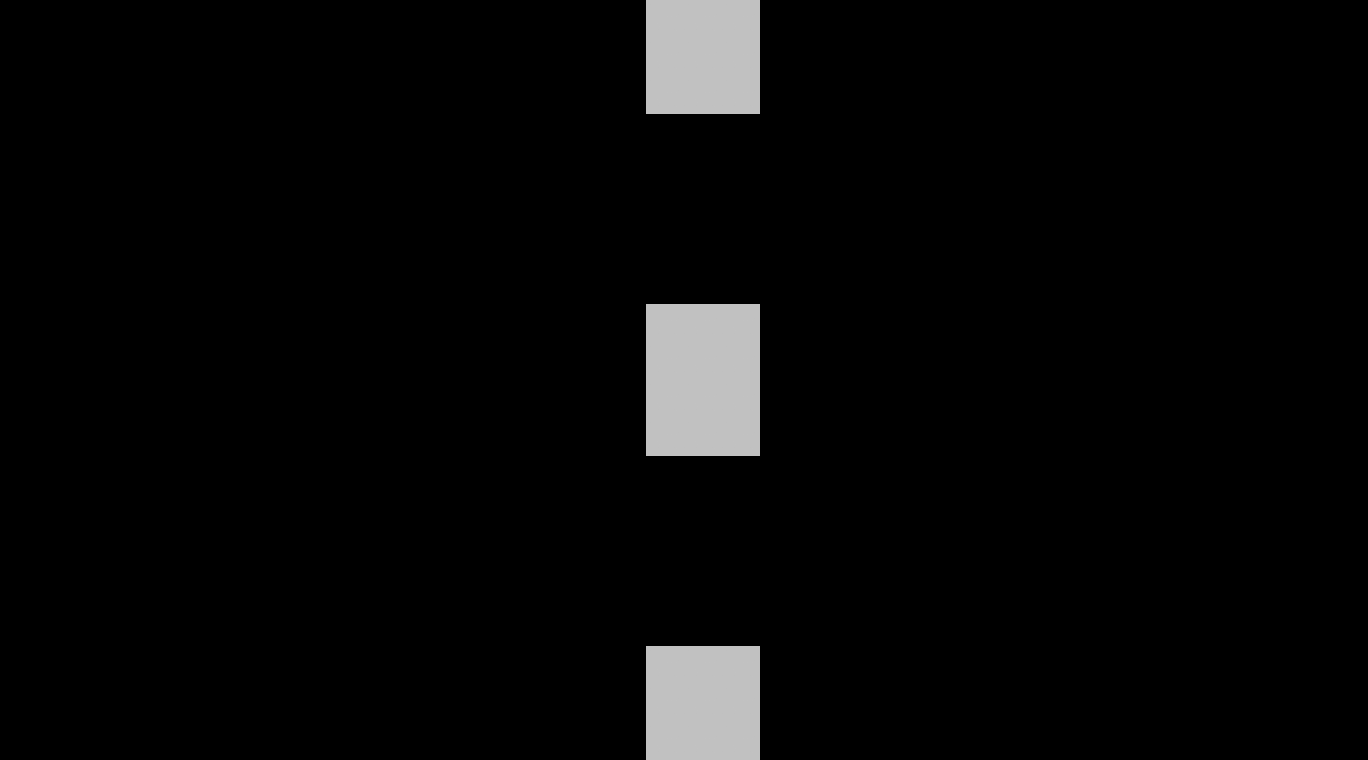

A 2D game scene composited from a Tiled map and its tileset images. What follows is a short description and the map's XML, with each tile layer's data collapsed to a summary:
An orthogonal 36x20 tile map with 38x38 px tiles, 1 tile layer (barrage) and 11 objects (9x object, 2x ball).

<map version="1.0" orientation="orthogonal" renderorder="right-down" width="36" height="20" tilewidth="38" tileheight="38" nextobjectid="26">
 <tileset firstgid="1" name="base" tilewidth="38" tileheight="38" tilecount="1">
  <image source="tileset_38x38.png" width="38" height="38" />
 </tileset>
 <layer name="barrage" width="36" height="20">
  <data>[720 cells, 30 non-empty, 1 distinct tile ids]</data>
 </layer>
 <objectgroup name="braindots">
  <object id="2" name="ballA" type="ball" x="188" y="338.667">
   <properties>
    <property name="autocreate" value="false" />
   </properties>
  </object>
  <object id="3" name="ballB" type="ball" x="1180" y="336.333">
   <properties>
    <property name="autocreate" value="false" />
   </properties>
  </object>
  <object id="11" name="conveyor1" type="object" x="2" y="365.333" width="488" height="37.3333">
   <properties>
    <property name="autocreate" value="true" />
    <property name="barrierType" value="conveyor" />
    <property name="bodyType" value="StaticBody" />
    <property name="conveyorBeltSpeed" value="100" />
    <property name="friction" value="10.0" />
    <property name="spriteName" value="tileset_32x32.png" />
   </properties>
  </object>
  <object id="12" name="conveyor2" type="object" x="913.333" y="362.667" width="452" height="41.3333">
   <properties>
    <property name="autocreate" value="true" />
    <property name="barrierType" value="conveyor" />
    <property name="bodyType" value="StaticBody" />
    <property name="conveyorBeltSpeed" value="-200" />
    <property name="friction" value="10.0" />
    <property name="spriteName" value="tileset_32x32.png" />
   </properties>
  </object>
  <object id="14" name="ground1" type="object" x="649.333" y="2.66667" width="109.333" height="112">
   <properties>
    <property name="autocreate" value="true" />
    <property name="bodyType" value="StaticBody" />
   </properties>
  </object>
  <object id="15" name="ground2" type="object" x="649.333" y="648" width="109.333" height="112">
   <properties>
    <property name="autocreate" value="true" />
    <property name="bodyType" value="StaticBody" />
   </properties>
  </object>
  <object id="16" name="ground3" type="object" x="648" y="306.667" width="112" height="148">
   <properties>
    <property name="autocreate" value="true" />
    <property name="bodyType" value="StaticBody" />
   </properties>
  </object>
  <object id="18" name="rotation1" type="object" x="17.3333" y="365.333" width="38" height="38">
   <properties>
    <property name="angularVelocity" value="-2" />
    <property name="autocreate" value="true" />
    <property name="bodyType" value="KinematicBody" />
    <property name="shape" value="circle" />
    <property name="spriteName" value="setting.png" />
   </properties>
   <ellipse />
  </object>
  <object id="23" name="rotation2" type="object" x="432" y="365.333" width="38" height="38">
   <properties>
    <property name="angularVelocity" value="-2" />
    <property name="autocreate" value="true" />
    <property name="bodyType" value="KinematicBody" />
    <property name="shape" value="circle" />
    <property name="spriteName" value="setting.png" />
   </properties>
   <ellipse />
  </object>
  <object id="24" name="rotation3" type="object" x="928" y="364" width="38" height="38">
   <properties>
    <property name="angularVelocity" value="4" />
    <property name="autocreate" value="true" />
    <property name="bodyType" value="KinematicBody" />
    <property name="shape" value="circle" />
    <property name="spriteName" value="setting.png" />
   </properties>
   <ellipse />
  </object>
  <object id="25" name="rotation4" type="object" x="1316" y="364" width="38" height="38">
   <properties>
    <property name="angularVelocity" value="4" />
    <property name="autocreate" value="true" />
    <property name="bodyType" value="KinematicBody" />
    <property name="shape" value="circle" />
    <property name="spriteName" value="setting.png" />
   </properties>
   <ellipse />
  </object>
 </objectgroup>
</map>
